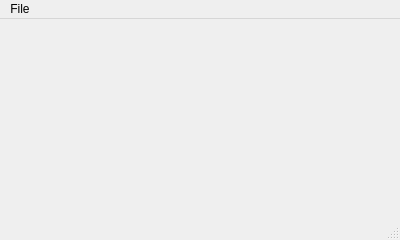
<?xml version="1.0" encoding="UTF-8"?>
<ui version="4.0">
 <class>ScratchPad</class>
 <widget class="QMainWindow" name="ScratchPad">
  <property name="geometry">
   <rect>
    <x>0</x>
    <y>0</y>
    <width>400</width>
    <height>240</height>
   </rect>
  </property>
  <property name="windowTitle">
   <string>Scratch Pad</string>
  </property>
  <widget class="QWidget" name="centralwidget">
   <layout class="QGridLayout" name="gridLayout"/>
  </widget>
  <widget class="QMenuBar" name="menubar">
   <property name="geometry">
    <rect>
     <x>0</x>
     <y>0</y>
     <width>400</width>
     <height>20</height>
    </rect>
   </property>
   <widget class="QMenu" name="menuFile">
    <property name="title">
     <string>File</string>
    </property>
    <addaction name="actionDelete_Scratch_Pad"/>
    <addaction name="actionRead_Only"/>
   </widget>
   <addaction name="menuFile"/>
  </widget>
  <widget class="QStatusBar" name="statusbar"/>
  <action name="actionDelete_Scratch_Pad">
   <property name="text">
    <string>Delete Scratch Pad</string>
   </property>
  </action>
  <action name="actionRead_Only">
   <property name="checkable">
    <bool>true</bool>
   </property>
   <property name="text">
    <string>Read Only</string>
   </property>
  </action>
 </widget>
 <resources/>
 <connections/>
</ui>
